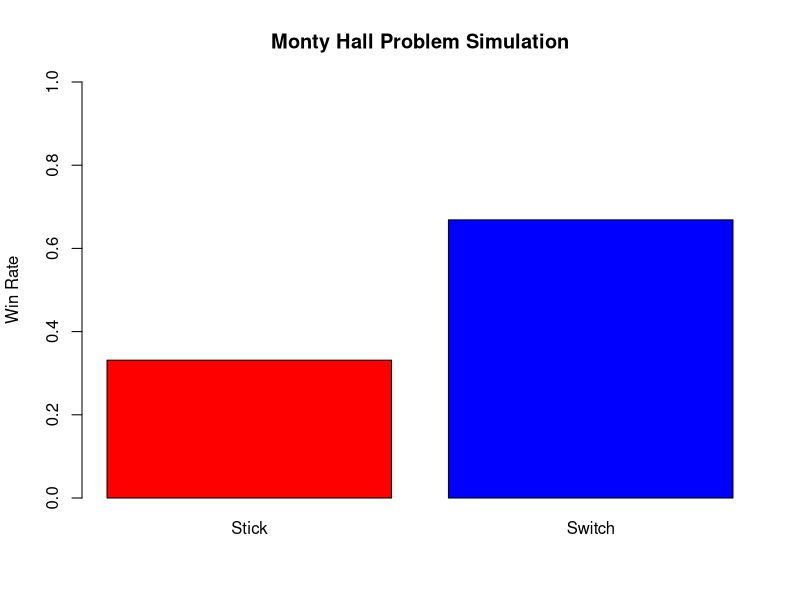

Reproduce this figure in R.
# Set seed for reproducibility
set.seed(123)

# Number of simulations
n_simulations <- 10000

# Function to simulate one Monty Hall game and return both outcomes
monty_hall <- function() {
  # Three doors: 1 = car, 0 = goat
  doors <- c(1, 0, 0)
  doors <- sample(doors)  # Randomly place the car

  # Player picks a door
  player_choice <- sample(1:3, 1)

  # Monty opens a goat door, not the player's choice
  all_doors <- 1:3
  goat_doors <- which(doors == 0)
  monty_options <- setdiff(goat_doors, player_choice)

  # Monty picks one goat door
  monty_opens <- monty_options[sample(length(monty_options), 1)]

  # Remaining door
  remaining_door <- setdiff(all_doors, c(player_choice, monty_opens))

  # Return outcomes for both strategies
  c(stick = doors[player_choice], switch = doors[remaining_door])
}

# Simulate games and store results
results <- t(replicate(n_simulations, monty_hall()))
stick_results <- results[, "stick"]
switch_results <- results[, "switch"]

# Calculate win rates
stick_win_rate <- mean(stick_results)
switch_win_rate <- mean(switch_results)

# Print results
cat("Win rate for sticking:", stick_win_rate, "\n")
cat("Win rate for switching:", switch_win_rate, "\n")

# Check total
cat("Total win rate (should be 1.0):", stick_win_rate + switch_win_rate, "\n")

# Plot results
barplot(c(stick_win_rate, switch_win_rate),
        names.arg = c("Stick", "Switch"),
        ylim = c(0, 1),
        main = "Monty Hall Problem Simulation",
        ylab = "Win Rate",
        col = c("red", "blue"))

